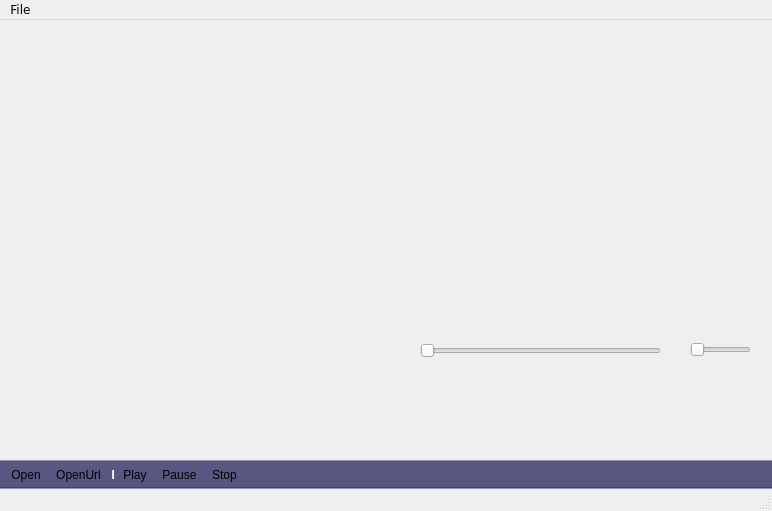
<?xml version="1.0" encoding="UTF-8"?>
<ui version="4.0">
 <class>MainWindow</class>
 <widget class="QMainWindow" name="MainWindow">
  <property name="geometry">
   <rect>
    <x>0</x>
    <y>0</y>
    <width>772</width>
    <height>511</height>
   </rect>
  </property>
  <property name="font">
   <font>
    <family>Verdana</family>
   </font>
  </property>
  <property name="cursor">
   <cursorShape>PointingHandCursor</cursorShape>
  </property>
  <property name="focusPolicy">
   <enum>Qt::NoFocus</enum>
  </property>
  <property name="windowTitle">
   <string>Media Player</string>
  </property>
  <property name="windowIcon">
   <iconset>
    <normaloff>icons/Dakirby309-Simply-Styled-Windows-Media-Player.ico</normaloff>icons/Dakirby309-Simply-Styled-Windows-Media-Player.ico</iconset>
  </property>
  <property name="styleSheet">
   <string notr="true"/>
  </property>
  <widget class="QWidget" name="centralWidget">
   <property name="styleSheet">
    <string notr="true">#centralwidget {
    background-color: rgb(85, 85, 127);
}
</string>
   </property>
   <widget class="QSlider" name="horizontalSlider">
    <property name="geometry">
     <rect>
      <x>420</x>
      <y>320</y>
      <width>241</width>
      <height>22</height>
     </rect>
    </property>
    <property name="orientation">
     <enum>Qt::Horizontal</enum>
    </property>
   </widget>
   <widget class="QSlider" name="sliderVolume">
    <property name="geometry">
     <rect>
      <x>690</x>
      <y>320</y>
      <width>61</width>
      <height>20</height>
     </rect>
    </property>
    <property name="orientation">
     <enum>Qt::Horizontal</enum>
    </property>
   </widget>
  </widget>
  <widget class="QMenuBar" name="menuBar">
   <property name="geometry">
    <rect>
     <x>0</x>
     <y>0</y>
     <width>772</width>
     <height>26</height>
    </rect>
   </property>
   <widget class="QMenu" name="menuFile">
    <property name="title">
     <string>File</string>
    </property>
    <addaction name="actionOpen"/>
    <addaction name="actionPlay"/>
    <addaction name="actionPause"/>
    <addaction name="actionStop"/>
   </widget>
   <addaction name="menuFile"/>
  </widget>
  <widget class="QToolBar" name="mainToolBar">
   <property name="styleSheet">
    <string notr="true">QToolBar { background-color: rgb(85, 85, 127);}</string>
   </property>
   <property name="movable">
    <bool>false</bool>
   </property>
   <attribute name="toolBarArea">
    <enum>BottomToolBarArea</enum>
   </attribute>
   <attribute name="toolBarBreak">
    <bool>true</bool>
   </attribute>
   <addaction name="actionOpen"/>
   <addaction name="actionOpenUrl"/>
   <addaction name="separator"/>
   <addaction name="actionPlay"/>
   <addaction name="actionPause"/>
   <addaction name="actionStop"/>
  </widget>
  <widget class="QStatusBar" name="statusBar">
   <property name="styleSheet">
    <string notr="true">statusBar { background-color: rgb(148, 184, 200);}</string>
   </property>
  </widget>
  <action name="actionOpen">
   <property name="icon">
    <iconset resource="resources.qrc">
     <normaloff>:/images/icons/open-file-icon.png</normaloff>:/images/icons/open-file-icon.png</iconset>
   </property>
   <property name="text">
    <string>Open</string>
   </property>
   <property name="toolTip">
    <string>Open a file</string>
   </property>
  </action>
  <action name="actionPlay">
   <property name="icon">
    <iconset resource="resources.qrc">
     <normaloff>:/images/icons/Play-icon.png</normaloff>:/images/icons/Play-icon.png</iconset>
   </property>
   <property name="text">
    <string>Play</string>
   </property>
  </action>
  <action name="actionPause">
   <property name="icon">
    <iconset resource="resources.qrc">
     <normaloff>:/images/icons/Media-Controls-Pause-icon.png</normaloff>:/images/icons/Media-Controls-Pause-icon.png</iconset>
   </property>
   <property name="text">
    <string>Pause</string>
   </property>
  </action>
  <action name="actionStop">
   <property name="icon">
    <iconset resource="resources.qrc">
     <normaloff>:/images/icons/Media-Controls-Stop-icon.png</normaloff>:/images/icons/Media-Controls-Stop-icon.png</iconset>
   </property>
   <property name="text">
    <string>Stop</string>
   </property>
  </action>
  <action name="actionOpenUrl">
   <property name="icon">
    <iconset resource="resources.qrc">
     <normaloff>:/images/icons/YouTube-icon.png</normaloff>:/images/icons/YouTube-icon.png</iconset>
   </property>
   <property name="text">
    <string>OpenUrl</string>
   </property>
   <property name="toolTip">
    <string>OpenUrl</string>
   </property>
  </action>
 </widget>
 <layoutdefault spacing="6" margin="11"/>
 <resources>
  <include location="resources.qrc"/>
 </resources>
 <connections/>
</ui>
